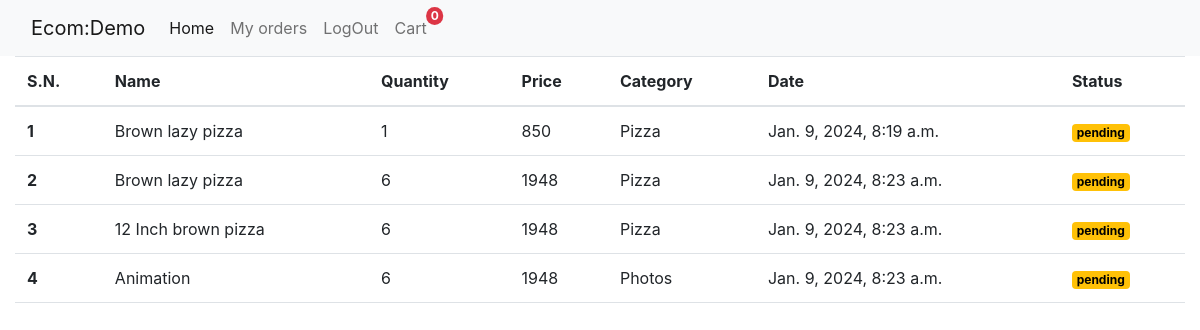
Page /myorder/ (signed in) on the committed database.
### cart/models.py (models this page shows)
class Orders(models.Model):
    product=models.ForeignKey(Product,on_delete=models.CASCADE)
    category=models.ForeignKey(Category,on_delete=models.CASCADE)
    quantity=models.IntegerField()
    date=models.DateTimeField(default=timezone.now)
    user=models.ForeignKey(User,on_delete=models.CASCADE)
    price=models.IntegerField()
    status=models.CharField(choices=status_r,max_length=10,default='pending')

### store/models.py (models this page shows, shortened)
class Product(models.Model):
    category = models.ForeignKey(Category, on_delete=models.CASCADE)
    name = models.CharField(max_length=50)
    discription = models.CharField(max_length=500)
    image = models.ImageField(upload_to='static/products/photos')
    price = models.IntegerField()
    sale_price = models.IntegerField(null=True, blank=True)

class Category(models.Model):
    name = models.CharField(max_length=50)
    slug = models.SlugField(unique=True)
    def __str__(self):
        return self.name

### cart/views.py (the view)
# urls.py: path('myorder/', views.make_order, name='make_order'),
@login_required
def make_order(request):
    try:
        if request.POST.get('order'):
            items = OrderItem.objects.all()
            t_quan = 0
            price = 0
            for item in items:
                t_quan = t_quan+item.quantity
                price = price+item.total_price()
            for item in items:
                order = Orders.objects.create(
                    product=item.product,
                    category=item.product.category,
                    quantity=t_quan,
                    price=price,
                    user=request.user
                )
                order.save()
                item.delete()
    except:
        return redirect('make_order')
    try:
        order_list = Orders.objects.all().filter(user=request.user)
    except:
        order_list = None
    context = {
        'order_list': order_list
    }
    return render(request, 'store/myorder.html', context)

### cart/context_processor.py (called while the page is built)
def count(request):
    order_count = OrderItem.objects.filter(
        cart__name=request.session.session_key).count()
    return dict(order_count=order_count)

def category(request):
    cat = Category.objects.all()
    return dict(cat=cat)

### templates/store/myorder.html
{% extends 'store/base.html' %}
{% block bodyblock %}
<div class="container-fluid">
    {% if request.user.is_authenticated %}
    {% if order_list %}
    <table class="table">
        <thead>
            <tr>
                <th scope="col">S.N.</th>
                <th scope="col">Name</th>
                <th scope="col">Quantity</th>
                <th scope="col">Price</th>
                <th scope="col">Category</th>
                <th scope="col">Date</th>
                <th scope="col">Status</th>
            </tr>
        </thead>
        <tbody>
            {% for item in order_list %}
            <tr>
                <th scope="row">{{forloop.counter}}</th>
                <td>{{item.product.name}} </td>
                <td>{{item.quantity}}</td>
                <td>{{item.price}}</td>
                <td>{{item.product.category}}</td>
                <td>{{item.date}}</td>
                <td> <span class="badge text-bg-warning">{{item.status}}</span></td>
            </tr>
            {% endfor %}
        </tbody>
    </table>
    {% else %}
    <h1>No orders</h1>
    {% endif %}
    {% else %}
    <h1> First login to view this page.</h1>
    {% endif %}
</div>
{% endblock %}

### rows in the picture
Orders: product.name "Brown lazy pizza", quantity "1", price "850", product.category "Pizza", date "Jan. 9, 2024, 8:19 a.m.", status "pending"
Orders: product.name "Brown lazy pizza", quantity "6", price "1948", product.category "Pizza", date "Jan. 9, 2024, 8:23 a.m.", status "pending"
Orders: product.name "12 Inch brown pizza", quantity "6", price "1948", product.category "Pizza", date "Jan. 9, 2024, 8:23 a.m.", status "pending"
Orders: product.name "Animation", quantity "6", price "1948", product.category "Photos", date "Jan. 9, 2024, 8:23 a.m.", status "pending"

### other values in the picture
{{ order_count }} "0"
